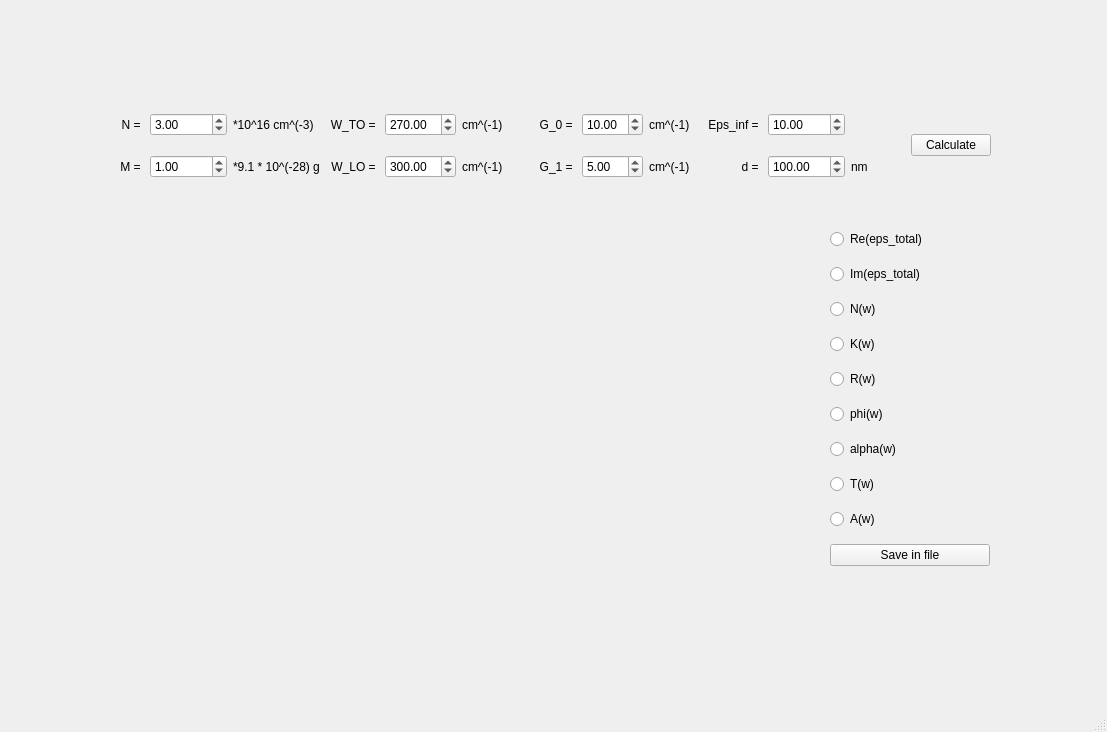
<?xml version="1.0" encoding="UTF-8"?>
<ui version="4.0">
 <class>MainWindow</class>
 <widget class="QMainWindow" name="MainWindow">
  <property name="geometry">
   <rect>
    <x>0</x>
    <y>0</y>
    <width>1107</width>
    <height>732</height>
   </rect>
  </property>
  <property name="windowTitle">
   <string>MainWindow</string>
  </property>
  <widget class="QWidget" name="centralwidget">
   <widget class="PlotWidget" name="widget" native="true">
    <property name="geometry">
     <rect>
      <x>89</x>
      <y>219</y>
      <width>711</width>
      <height>361</height>
     </rect>
    </property>
   </widget>
   <widget class="QWidget" name="gridLayoutWidget">
    <property name="geometry">
     <rect>
      <x>830</x>
      <y>220</y>
      <width>160</width>
      <height>361</height>
     </rect>
    </property>
    <layout class="QGridLayout" name="RadioButtons_gridLayout">
     <item row="9" column="0">
      <widget class="QRadioButton" name="A_w_radioButton">
       <property name="text">
        <string>A(w)</string>
       </property>
      </widget>
     </item>
     <item row="2" column="0">
      <widget class="QRadioButton" name="im_eps_total_radioButton">
       <property name="text">
        <string>Im(eps_total)</string>
       </property>
      </widget>
     </item>
     <item row="6" column="0">
      <widget class="QRadioButton" name="phi_w_radioButton">
       <property name="text">
        <string>phi(w)</string>
       </property>
      </widget>
     </item>
     <item row="8" column="0">
      <widget class="QRadioButton" name="T_w_radioButton">
       <property name="text">
        <string>T(w)</string>
       </property>
      </widget>
     </item>
     <item row="5" column="0">
      <widget class="QRadioButton" name="R_w_radioButton">
       <property name="text">
        <string>R(w)</string>
       </property>
      </widget>
     </item>
     <item row="4" column="0">
      <widget class="QRadioButton" name="K_w_radioButton">
       <property name="text">
        <string>K(w)</string>
       </property>
      </widget>
     </item>
     <item row="7" column="0">
      <widget class="QRadioButton" name="alpha_w_radioButton">
       <property name="text">
        <string>alpha(w)</string>
       </property>
      </widget>
     </item>
     <item row="1" column="0">
      <widget class="QRadioButton" name="eps_total_radioButton">
       <property name="text">
        <string>Re(eps_total)</string>
       </property>
      </widget>
     </item>
     <item row="3" column="0">
      <widget class="QRadioButton" name="N_w_radioButton">
       <property name="text">
        <string>N(w)</string>
       </property>
      </widget>
     </item>
     <item row="10" column="0">
      <widget class="QPushButton" name="save_pushButton">
       <property name="text">
        <string>Save in file</string>
       </property>
      </widget>
     </item>
    </layout>
   </widget>
   <widget class="QWidget" name="gridLayoutWidget_2">
    <property name="geometry">
     <rect>
      <x>90</x>
      <y>100</y>
      <width>901</width>
      <height>91</height>
     </rect>
    </property>
    <layout class="QGridLayout" name="Params_gridLayout">
     <item row="1" column="6">
      <widget class="QLabel" name="label_7">
       <property name="text">
        <string>G_1 = </string>
       </property>
       <property name="alignment">
        <set>Qt::AlignRight|Qt::AlignTrailing|Qt::AlignVCenter</set>
       </property>
      </widget>
     </item>
     <item row="0" column="8">
      <widget class="QLabel" name="label_13">
       <property name="text">
        <string>cm^(-1)</string>
       </property>
      </widget>
     </item>
     <item row="1" column="3">
      <widget class="QLabel" name="label_6">
       <property name="text">
        <string>W_LO = </string>
       </property>
       <property name="alignment">
        <set>Qt::AlignRight|Qt::AlignTrailing|Qt::AlignVCenter</set>
       </property>
      </widget>
     </item>
     <item row="0" column="5">
      <widget class="QLabel" name="label_11">
       <property name="text">
        <string>cm^(-1)</string>
       </property>
      </widget>
     </item>
     <item row="1" column="5">
      <widget class="QLabel" name="label_12">
       <property name="text">
        <string>cm^(-1)</string>
       </property>
      </widget>
     </item>
     <item row="0" column="3">
      <widget class="QLabel" name="label_2">
       <property name="text">
        <string>W_TO = </string>
       </property>
       <property name="alignment">
        <set>Qt::AlignRight|Qt::AlignTrailing|Qt::AlignVCenter</set>
       </property>
      </widget>
     </item>
     <item row="0" column="9">
      <widget class="QLabel" name="label_4">
       <property name="text">
        <string>Eps_inf = </string>
       </property>
       <property name="alignment">
        <set>Qt::AlignRight|Qt::AlignTrailing|Qt::AlignVCenter</set>
       </property>
      </widget>
     </item>
     <item row="0" column="6">
      <widget class="QLabel" name="label_3">
       <property name="text">
        <string>G_0 = </string>
       </property>
       <property name="alignment">
        <set>Qt::AlignRight|Qt::AlignTrailing|Qt::AlignVCenter</set>
       </property>
      </widget>
     </item>
     <item row="1" column="0">
      <widget class="QLabel" name="label_5">
       <property name="text">
        <string>M = </string>
       </property>
       <property name="alignment">
        <set>Qt::AlignRight|Qt::AlignTrailing|Qt::AlignVCenter</set>
       </property>
      </widget>
     </item>
     <item row="0" column="0">
      <widget class="QLabel" name="label">
       <property name="text">
        <string>N = </string>
       </property>
       <property name="alignment">
        <set>Qt::AlignRight|Qt::AlignTrailing|Qt::AlignVCenter</set>
       </property>
      </widget>
     </item>
     <item row="0" column="12" rowspan="2">
      <widget class="QPushButton" name="calculate_pushButton">
       <property name="text">
        <string>Calculate</string>
       </property>
      </widget>
     </item>
     <item row="1" column="1">
      <widget class="QDoubleSpinBox" name="M_doubleSpinBox_2">
       <property name="value">
        <double>1.000000000000000</double>
       </property>
      </widget>
     </item>
     <item row="1" column="7">
      <widget class="QDoubleSpinBox" name="G_1_doubleSpinBox">
       <property name="minimum">
        <double>-99.989999999999995</double>
       </property>
       <property name="value">
        <double>5.000000000000000</double>
       </property>
      </widget>
     </item>
     <item row="1" column="8">
      <widget class="QLabel" name="label_14">
       <property name="text">
        <string>cm^(-1)</string>
       </property>
      </widget>
     </item>
     <item row="1" column="2">
      <widget class="QLabel" name="label_10">
       <property name="text">
        <string>*9.1 * 10^(-28) g</string>
       </property>
      </widget>
     </item>
     <item row="0" column="4">
      <widget class="QDoubleSpinBox" name="W_TO_doubleSpinBox_3">
       <property name="maximum">
        <double>1000.000000000000000</double>
       </property>
       <property name="value">
        <double>270.000000000000000</double>
       </property>
      </widget>
     </item>
     <item row="0" column="7">
      <widget class="QDoubleSpinBox" name="G_0_doubleSpinBox">
       <property name="minimum">
        <double>-99.989999999999995</double>
       </property>
       <property name="value">
        <double>10.000000000000000</double>
       </property>
      </widget>
     </item>
     <item row="1" column="10">
      <widget class="QDoubleSpinBox" name="d_doubleSpinBox">
       <property name="maximum">
        <double>10000.000000000000000</double>
       </property>
       <property name="singleStep">
        <double>1.000000000000000</double>
       </property>
       <property name="value">
        <double>100.000000000000000</double>
       </property>
      </widget>
     </item>
     <item row="1" column="4">
      <widget class="QDoubleSpinBox" name="W_LO_doubleSpinBox">
       <property name="maximum">
        <double>1000.000000000000000</double>
       </property>
       <property name="value">
        <double>300.000000000000000</double>
       </property>
      </widget>
     </item>
     <item row="0" column="10">
      <widget class="QDoubleSpinBox" name="Eps_inf_doubleSpinBox">
       <property name="value">
        <double>10.000000000000000</double>
       </property>
      </widget>
     </item>
     <item row="1" column="9">
      <widget class="QLabel" name="label_8">
       <property name="text">
        <string>d = </string>
       </property>
       <property name="alignment">
        <set>Qt::AlignRight|Qt::AlignTrailing|Qt::AlignVCenter</set>
       </property>
      </widget>
     </item>
     <item row="0" column="1">
      <widget class="QDoubleSpinBox" name="N_doubleSpinBox">
       <property name="maximum">
        <double>10000.000000000000000</double>
       </property>
       <property name="singleStep">
        <double>1.000000000000000</double>
       </property>
       <property name="value">
        <double>3.000000000000000</double>
       </property>
      </widget>
     </item>
     <item row="0" column="2">
      <widget class="QLabel" name="label_9">
       <property name="text">
        <string>*10^16 cm^(-3)</string>
       </property>
      </widget>
     </item>
     <item row="1" column="11">
      <widget class="QLabel" name="label_15">
       <property name="text">
        <string>nm</string>
       </property>
      </widget>
     </item>
    </layout>
   </widget>
  </widget>
  <widget class="QMenuBar" name="menubar">
   <property name="geometry">
    <rect>
     <x>0</x>
     <y>0</y>
     <width>1107</width>
     <height>26</height>
    </rect>
   </property>
  </widget>
  <widget class="QStatusBar" name="statusbar"/>
 </widget>
 <customwidgets>
  <customwidget>
   <class>PlotWidget</class>
   <extends>QWidget</extends>
   <header>pyqtgraph</header>
   <container>1</container>
  </customwidget>
 </customwidgets>
 <resources/>
 <connections/>
</ui>
